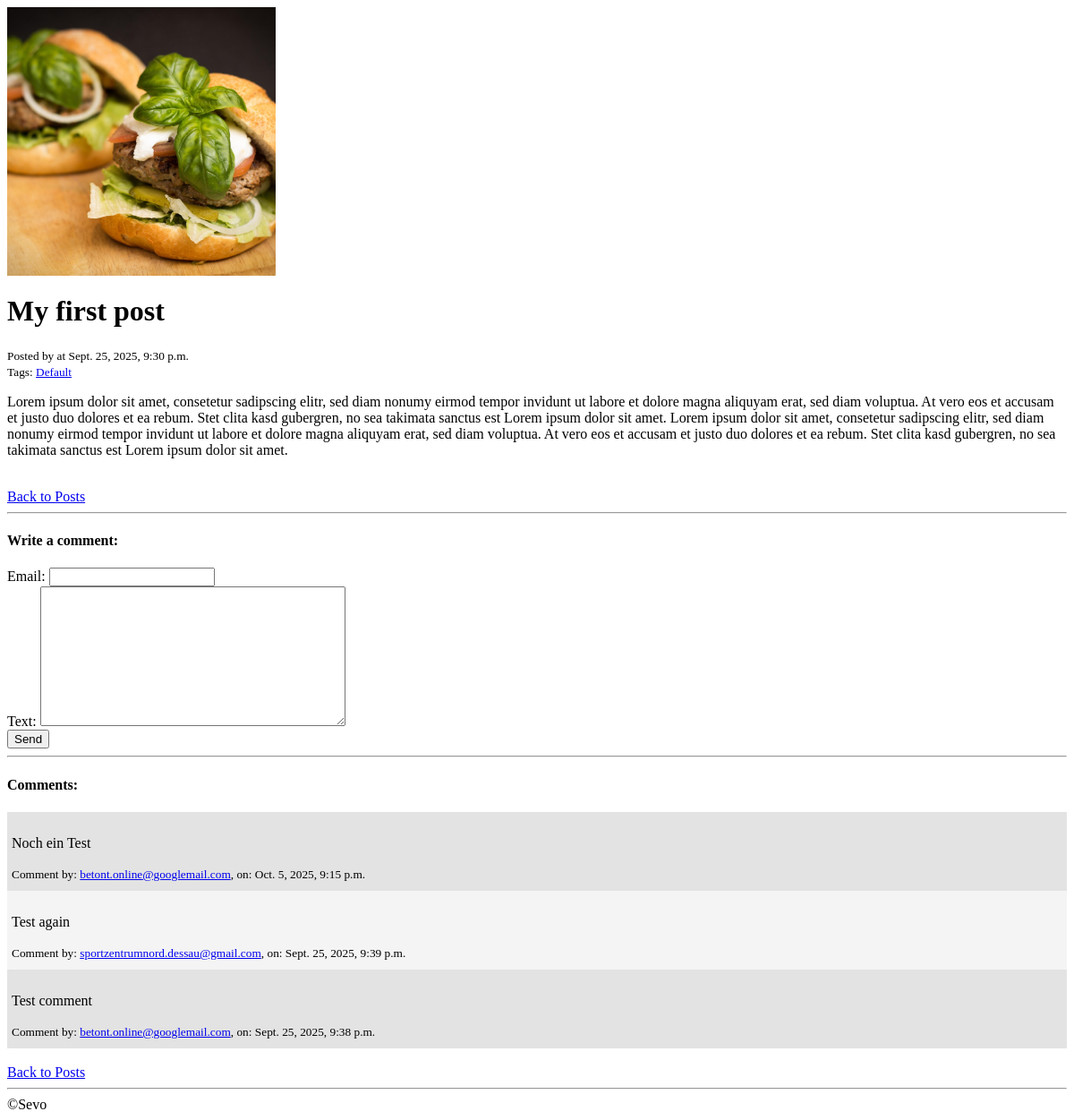
The page /blog/1/ on the database as committed earlier.
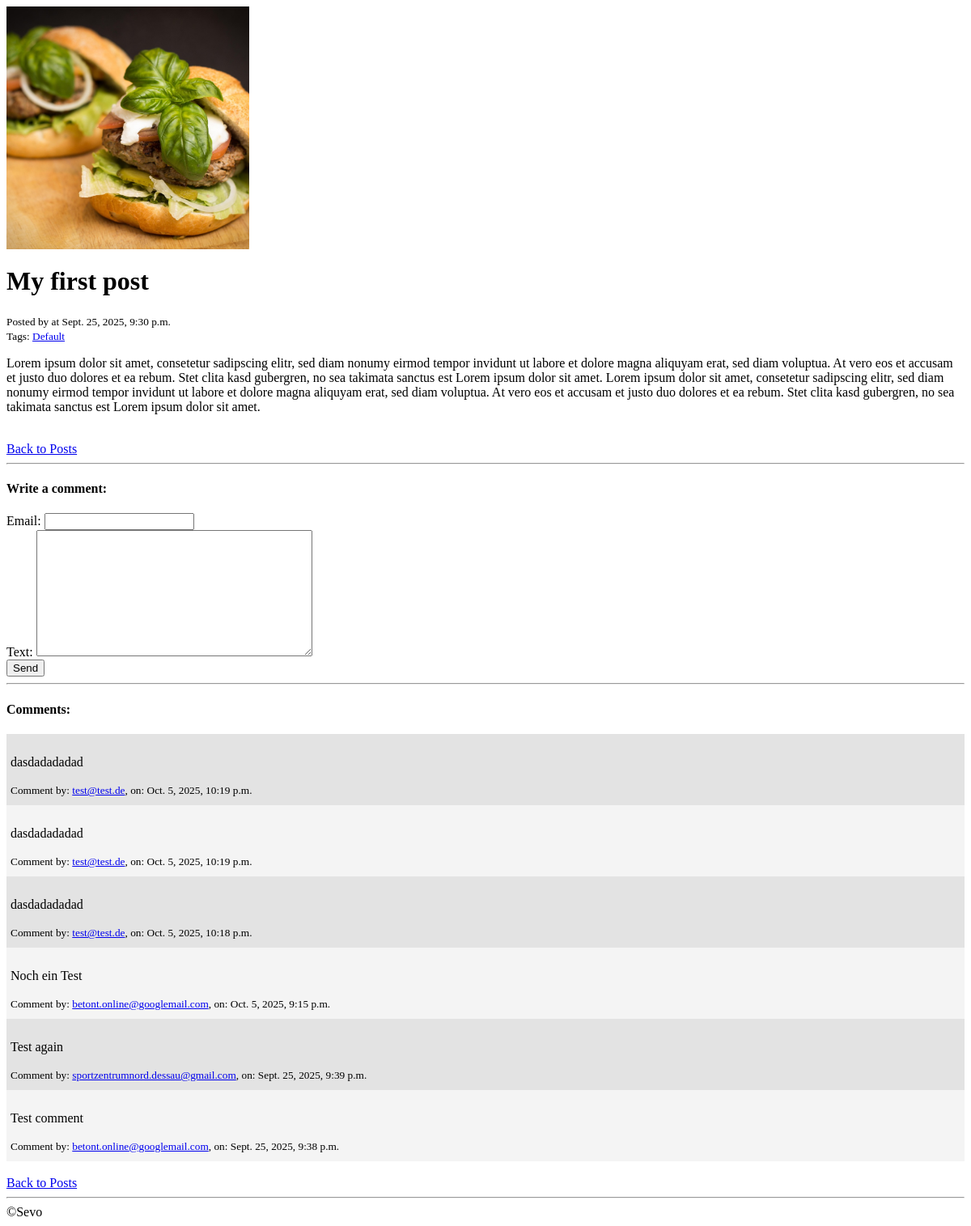
The same page on the database as committed later.
### blog/models.py (models this page shows, shortened)
class Tag(sevo_models.BaseTimeStampsMixin):
    title = models.CharField(max_length=150, verbose_name=_("Title"))
    def __str__(self):
        return f"{self.title}"
    class Meta:
        ordering = [
            "-created_at"
        ]
        verbose_name = _("Tag")

class Comment(models.Model):
    post = models.ForeignKey(Post, on_delete=models.CASCADE, verbose_name=_("Post"), related_name="comments")
    email = models.EmailField(verbose_name=_("Email"))
    text = models.TextField(verbose_name=_("Text"))
    published = models.BooleanField(default=settings.BLOG_COMMENT_PUBLISHED, verbose_name=_("Published"))
    created_at = models.DateTimeField(auto_now_add=True, verbose_name=_("Created at"))
    updated_at = models.DateTimeField(auto_now=True, verbose_name=_("Updated at"))
    class Meta:
        ordering = [
            "-created_at"
        ]
        verbose_name = _("Comment")

### blog/views.py (the view)
# urls.py: path("<int:pk>/", views.detail, name="detail"),
def detail(request, pk):
    post = get_object_or_404(models.Post, pk=pk, published=True)
    comments = post.comments.filter(published=True)
    if request.method == "POST":
        form = forms.CommentForm(request.POST)
        if form.is_valid():
            form_obj = form.save(commit=False)
            form_obj.post = post
            form_obj.save()
            return redirect("blog:detail", pk=post.pk)
    else:
        form = forms.CommentForm()
    return render(request, "blog/detail.html", {
        "title": post.title,
        "post": post,
        "form": form,
        "comments": comments
    })

### blog/forms.py
class CommentForm(forms.ModelForm):
    class Meta:
        model = models.Comment
        fields = [
            "email",
            "text"
        ]

### blog/templates/blog/detail.html (shortened to what this page needs)
{% extends "base.html" %}
{% load i18n %}
{% block content %}
    {% if post.post_image %}
        <header class="post-header">
            <img class="post-header-image" src="{{ post.post_image.image.url }}" alt="{{ post.post_image.title }}">
        </header>
    {% else %}
        <header class="post-header">
            <div class="post-header-no-image"></div>
        </header>
    {% endif %}
    <h1>{{ title }}</h1>
    <small>{% trans "Posted by" %} {{ post.user.first_name }} {{ post.user.last_name }} {% trans "at" %} {{ post.created_at }}</small>
    {% if post.tags.first %}
    <div>
        <small>
            {% trans "Tags:" %}
            {% for tag in post.tags.all %}
                <a class="post-tag-link" href="{% url "blog:tag_detail" pk=tag.pk %}">{{ tag }}</a>
            {% endfor %}
        </small>
    </div>
    {% endif %}
    <div>
        <p>
            {% autoescape off %}
                {{ post.content }}
            {% endautoescape %}
        </p>
    </div>
    <br>
    <div>
        <a href="{% url "blog:index" %}">{% trans "Back to Posts" %}</a>
    </div>
    {% if post.show_comments %}
        {% if post.allow_comments %}
            <hr>
            <div>
                <h4>Write a comment:</h4>
                <form action="" method="post">
                    {{ form }}
                    <input type="submit" value="{% trans "Send" %}">
                </form>
            </div>
        {% endif %}
        {% if post.comments.first %}
            <hr>
            <h4>Comments:</h4>
            <div class="comments">
                {% for comment in comments %}
                    <div class="comment">
                        <p>{{ comment.text }}</p>
                        <small>{% trans "Comment by:" %} <a href="mailto:{{ comment.email }}">{{ comment.email }}</a>, {% trans "on:" %} {{ comment.created_at }}</small>
                    </div>
                {% endfor %}
            </div>
        {% endif %}
        <br>
        <div>
            <a href="{% url "blog:index" %}">{% trans "Back to Posts" %}</a>
        </div>
    {% endif %}
{% endblock %}

Rows that differ between the two databases and show on the page:
added Comment: text "dasdadadadad", email "test@test.de", created_at "Oct. 5, 2025, 10:19 p.m."
added Comment: text "dasdadadadad", email "test@test.de", created_at "Oct. 5, 2025, 10:19 p.m."
added Comment: text "dasdadadadad", email "test@test.de", created_at "Oct. 5, 2025, 10:18 p.m."
